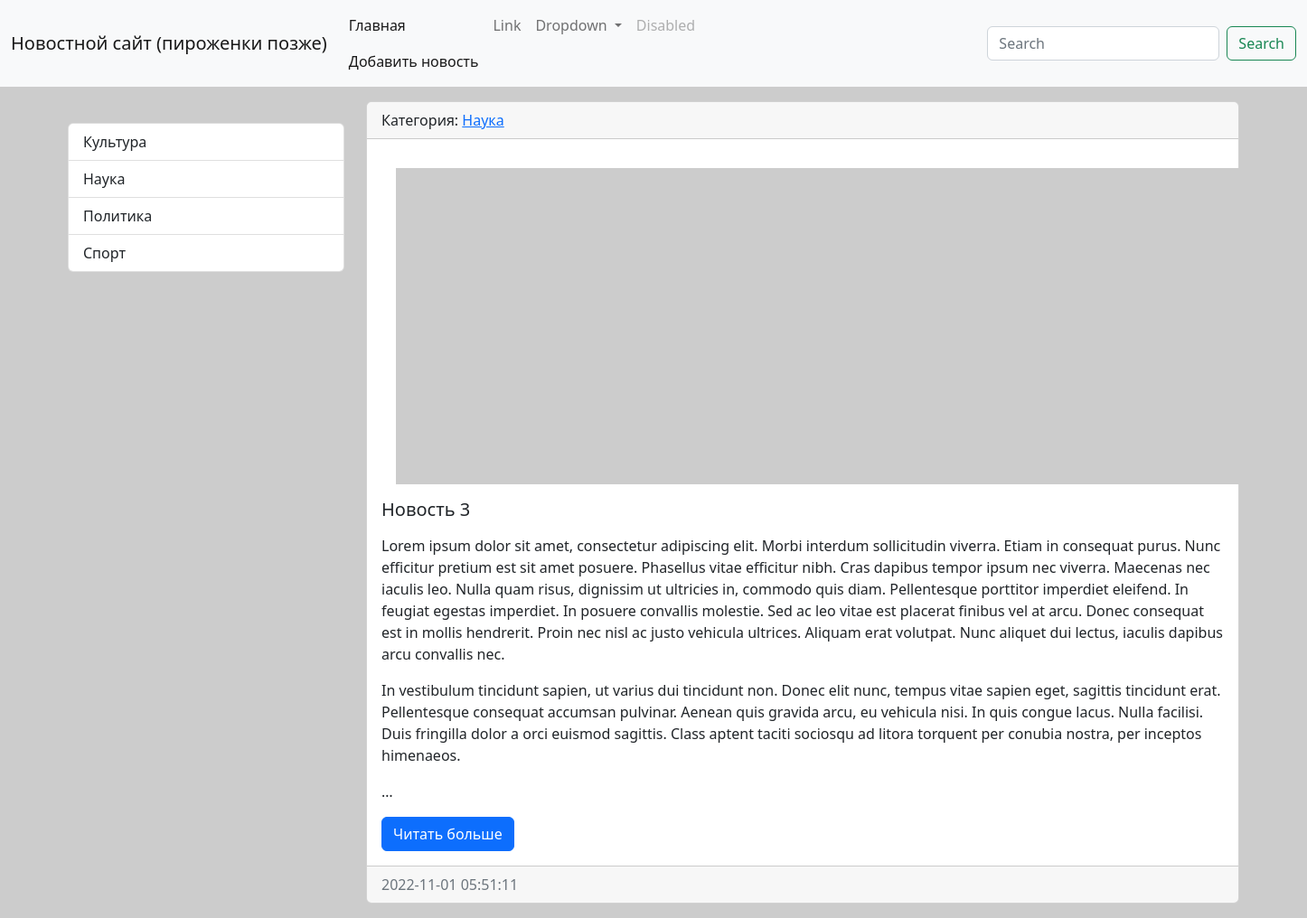
The app's page /category/4/ with its own data.
### news/models.py (models this page shows, shortened)
class Category(models.Model):
    title = models.CharField(max_length=150, db_index=True, verbose_name='Наименование категории')
    def get_absolute_url(self):
        return reverse('category', kwargs={"category_id": self.pk})
    def __str__(self):
        return self.title
    class Meta:
        verbose_name = 'Категория'
        verbose_name_plural = 'Категории'
        ordering = ['title']

class News(models.Model):
    title = models.CharField(max_length=150, verbose_name='Наименование')
    content = models.TextField(blank=True, verbose_name='Контент')
    created_at = models.DateTimeField(auto_now_add=True, verbose_name='Дата_Публикации')
    update_at = models.DateTimeField(auto_now=True, verbose_name='Обновлено')
    photo = models.ImageField(upload_to='photos/%Y/%m/%d/', verbose_name='Фото', blank=True)
    is_published = models.BooleanField(default=True, verbose_name='Опубликовано')
    category = models.ForeignKey('Category', on_delete=models.PROTECT, verbose_name='Категория')
    def get_absolute_url(self):
        return reverse('view_news', kwargs={"pk": self.pk})
    class Meta:
        verbose_name = 'Новость'
        verbose_name_plural = 'Новости'
        ordering = ['-created_at', '-title']

### news/views.py (the view)
# urls.py: path('category/<int:category_id>/', NewsByCategory.as_view(extra_context = {'title': 'Категории'}), name='category'),
class NewsByCategory(ListView):
	model = News
	template_name = 'news/home_news_list.html'
	context_object_name = 'news'
	allow_empty = False
	def get_context_data(self, *, object_list=None, **kwargs):
		context = super().get_context_data(**kwargs)
		context['title'] = Category.objects.get(pk=self.kwargs['category_id'])
		return context
	def get_queryset(self):
		return News.objects.filter(category_id=self.kwargs['category_id'], is_published=True)

### news/templatetags/news_tags.py (called while the page is built)
@register.simple_tag(name='get_list_categories')
def get_categories():
    return Category.objects.all()

### news/templates/news/home_news_list.html (shortened to what this page needs)
{% extends 'base.html' %}
{% block sidebar %}
{% include 'inc/_sidebar.html' %}
{% endblock %}
{% block content %}
{% for item in object_list %}
<div class="card mb-3">
    <div class="card-header">
        Категория: <a href="{{ item.category.get_absolute_url }}">{{ item.category }}</a>
    </div>
    <div class="card-body">
        <div class="media">
            {% if item.photo %}
            <img src="{{ item.photo.url }}" alt="" width="350" class="float-start p-3">
            {% else %}
            <img src="https://picsum.photos/id/1060/350/235/?blur=2" alt="" class="float-start p-3">
            {% endif %}
        <div class="media-body">
                <h5 class="card-title">{{ item.title }}</h5>
                <p class="card-text">{{ item.content|linebreaks|truncatewords:"150" }}</p>
                <a href="{{ item.get_absolute_url }}" class="btn btn-primary">Читать больше</a>
            </div>
        </div>
    </div>
    <div class="card-footer text-muted">
        {{ item.created_at|date:"Y-m-d H:i:s" }}
    </div>
</div>
{% endfor %}
{% endblock %}

### templates/inc/_sidebar.html (shortened to what this page needs)
﻿{% load news_tags %}
<div class="list-group">
    {% get_list_categories as categories %}
    {% for item in categories %}
    <a href="{% url 'category' item.pk %}" class="list-group-item list-group-item-action">{{ item.title }}</a>
    {% endfor %}
</div>
<br>

### Web_proekt/static/css/style.css (style rules this page uses)
body { background-color: #ccc; }

### records on screen
Category: title "Культура"
Category: title "Наука"
Category: title "Политика"
Category: title "Спорт"
News: category "Наука", title "Новость 3", content "Lorem ipsum dolor sit amet, consectetur adipiscing elit. Morbi interdum sollicitudin viverra. Etiam in consequat purus. Nunc efficitur pretium est sit amet posuere. Phasellus vitae efficitur nibh. Cras dapibus tempor ipsum nec viverra. Maecenas nec iaculis leo. Nulla quam risus, dignissim ut ultricies in, commodo quis diam. Pellentesque porttitor imperdiet eleifend. In feugiat egestas imperdiet. In posuere convallis molestie. Sed ac leo vitae est placerat finibus vel at arcu. Donec consequat est in mollis hendrerit. Proin nec nisl ac justo vehicula ultrices. Aliquam erat volutpat. Nunc aliquet dui lectus, iaculis dapibus arcu convallis nec. In vestibulum tincidunt sapien, ut varius dui…", created_at "2022-11-01 05:51:11"
